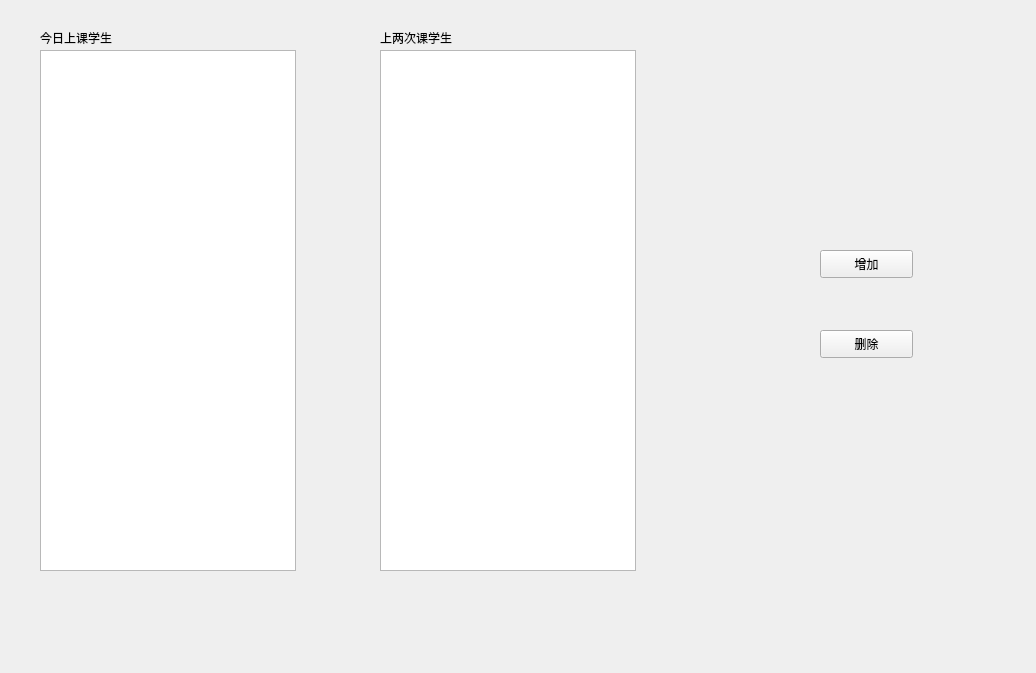
<?xml version="1.0" encoding="UTF-8"?>
<ui version="4.0">
 <class>Form</class>
 <widget class="QWidget" name="Form">
  <property name="geometry">
   <rect>
    <x>0</x>
    <y>0</y>
    <width>1036</width>
    <height>673</height>
   </rect>
  </property>
  <property name="windowTitle">
   <string>Form</string>
  </property>
  <widget class="QTableView" name="tableView">
   <property name="geometry">
    <rect>
     <x>40</x>
     <y>50</y>
     <width>256</width>
     <height>521</height>
    </rect>
   </property>
  </widget>
  <widget class="QTableView" name="tableView_2">
   <property name="geometry">
    <rect>
     <x>380</x>
     <y>50</y>
     <width>256</width>
     <height>521</height>
    </rect>
   </property>
  </widget>
  <widget class="QLabel" name="label">
   <property name="geometry">
    <rect>
     <x>40</x>
     <y>30</y>
     <width>101</width>
     <height>16</height>
    </rect>
   </property>
   <property name="text">
    <string>今日上课学生</string>
   </property>
  </widget>
  <widget class="QLabel" name="label_2">
   <property name="geometry">
    <rect>
     <x>380</x>
     <y>30</y>
     <width>91</width>
     <height>16</height>
    </rect>
   </property>
   <property name="text">
    <string>上两次课学生</string>
   </property>
  </widget>
  <widget class="QPushButton" name="pushButton">
   <property name="geometry">
    <rect>
     <x>820</x>
     <y>250</y>
     <width>93</width>
     <height>28</height>
    </rect>
   </property>
   <property name="text">
    <string>增加</string>
   </property>
  </widget>
  <widget class="QPushButton" name="pushButton_2">
   <property name="geometry">
    <rect>
     <x>820</x>
     <y>330</y>
     <width>93</width>
     <height>28</height>
    </rect>
   </property>
   <property name="text">
    <string>删除</string>
   </property>
  </widget>
 </widget>
 <resources/>
 <connections/>
</ui>
